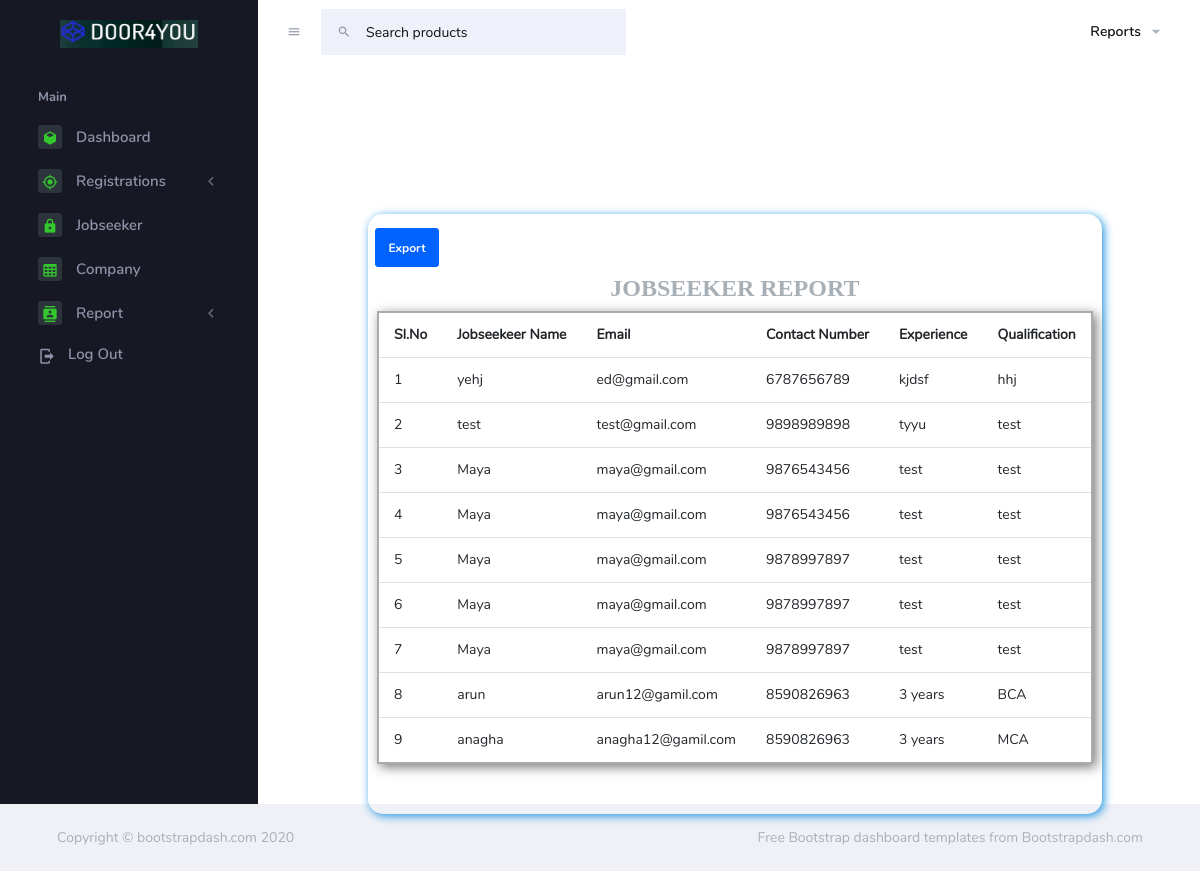
/Admin/jobseeker_desc.php, run on the app's committed database.
### tables this page shows
CREATE TABLE IF NOT EXISTS `tbljobseeker` (
  `jobseekerid` int(11) NOT NULL AUTO_INCREMENT,
  `jobseekername` varchar(50) NOT NULL,
  `gender` varchar(10) NOT NULL,
  `email` varchar(50) NOT NULL,
  `contactno` bigint(20) NOT NULL,
  `pincode` int(11) NOT NULL,
  `dob` date NOT NULL,
  `districtid` int(11) NOT NULL,
  `locationid` int(11) NOT NULL,
  `experence` varchar(150) NOT NULL,
  `qualification` varchar(150) NOT NULL,
  `password` varchar(20) NOT NULL,
  PRIMARY KEY (`jobseekerid`)
);

### Admin/jobseeker_desc.php (the view, shortened to what this page needs)
<?php
include("Header.php");
?>
<!doctype html>
<html>
<head>
</head>
<body>
<form action="Excel/excel_jobseekerdesc.php" method="post">
<div class="logo">
              <a href="./index.php">
                <br> &nbsp; &nbsp; &nbsp; &nbsp; &nbsp; &nbsp; &nbsp;
                 <img src="img/logo.png" alt="">&nbsp; &nbsp;</a>
                 </div>
  <div class="container" style="width:100%;margin-left:15%;margin-bottom: 5%;" >
  <div class="row">
  <div class="col-md-12" style="box-shadow: 2px 2px 10px #1b93e1; border-radius:15px; top: 106px;    margin-bottom: 59px;">
  <div class="row" style="margin-left: -173%;margin-top: 2%;margin-bottom: -5%;">
      <input type="submit" name="addnew" value="Export" class="btn btn-primary" style="margin-left:63%">
    </div>
  <h2 style="text-align: center;margin-top: 6%;font-family: fantasy;">JOBSEEKER REPORT</h2>
  <div class="form-horizontal" style="margin-left:0px;">
  <table class="table table-hover" style="border: 2px solid #adaaaa; box-shadow: 3px 3px 11px #777777; margin-bottom:7%">
  <tr>
                          <th> Sl.No </th>
                          <th> Jobseekeer Name </th>
                          <th> Email </th>
                          <th> Contact Number </th>
                          <th> Experience</th>
                          <th>Qualification</th>
                        </tr>
    <?php
include("config.php");
$s=1;
$sql="select * from tbljobseeker order by jobseekername desc";
$res=mysqli_query($con,$sql);
   while($display=mysqli_fetch_array($res))
   {
    ?>
	<tr>
                          <td class="py-1"><?php echo $s++;?></td>
                          <td> <?php echo $display["jobseekername"];?></td>
                          <td> <?php echo $display["email"];?></td>
                          <td> <?php echo $display["contactno"];?></td>
                          <td> <?php echo $display["experence"];?></td>
                          <td> <?php echo $display["qualification"];?></td>
                      </tr>
                      <?php
  }
  ?>
</table>
</div>
  </div>
  </div>
  </div>
  </div>
</body>
</html>
<?php
include("footer.php");
?>

### data on the page
tbljobseeker: jobseekername "yehj", email "ed@gmail.com", contactno "6787656789", experence "kjdsf", qualification "hhj"
tbljobseeker: jobseekername "test", email "test@gmail.com", contactno "9898989898", experence "tyyu", qualification "test"
tbljobseeker: jobseekername "Maya", email "maya@gmail.com", contactno "9876543456", experence "test", qualification "test"
tbljobseeker: jobseekername "Maya", email "maya@gmail.com", contactno "9876543456", experence "test", qualification "test"
tbljobseeker: jobseekername "Maya", email "maya@gmail.com", contactno "9878997897", experence "test", qualification "test"
tbljobseeker: jobseekername "Maya", email "maya@gmail.com", contactno "9878997897", experence "test", qualification "test"
tbljobseeker: jobseekername "Maya", email "maya@gmail.com", contactno "9878997897", experence "test", qualification "test"
tbljobseeker: jobseekername "arun", email "arun12@gamil.com", contactno "8590826963", experence "3 years", qualification "BCA"
tbljobseeker: jobseekername "anagha", email "anagha12@gamil.com", contactno "8590826963", experence "3 years", qualification "MCA"
